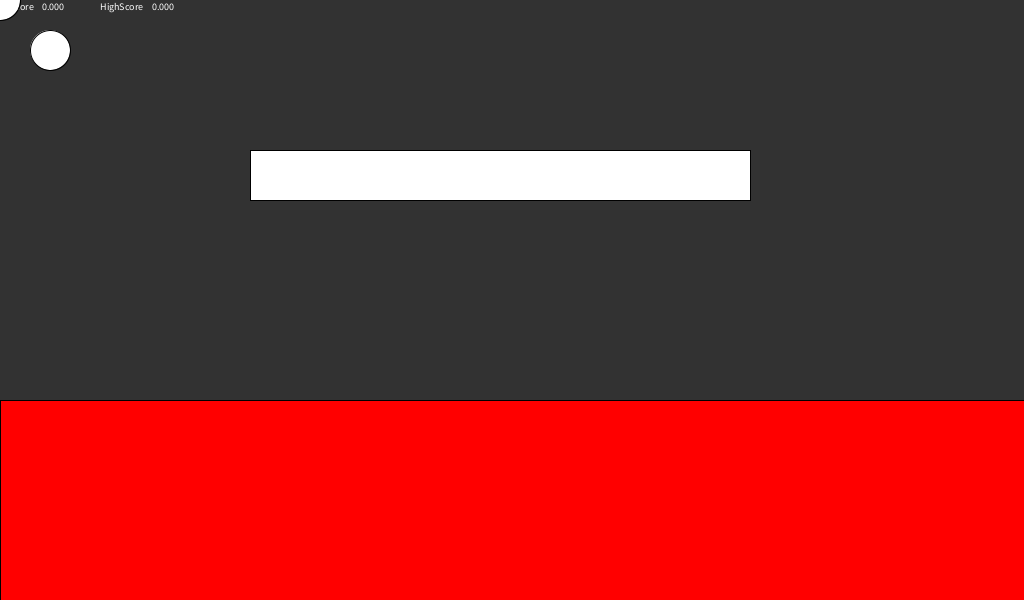
Frame 1 (no input)
Frame 60 (the mouse pressed at the canvas centre just before this capture): identical to frame 1, image omitted
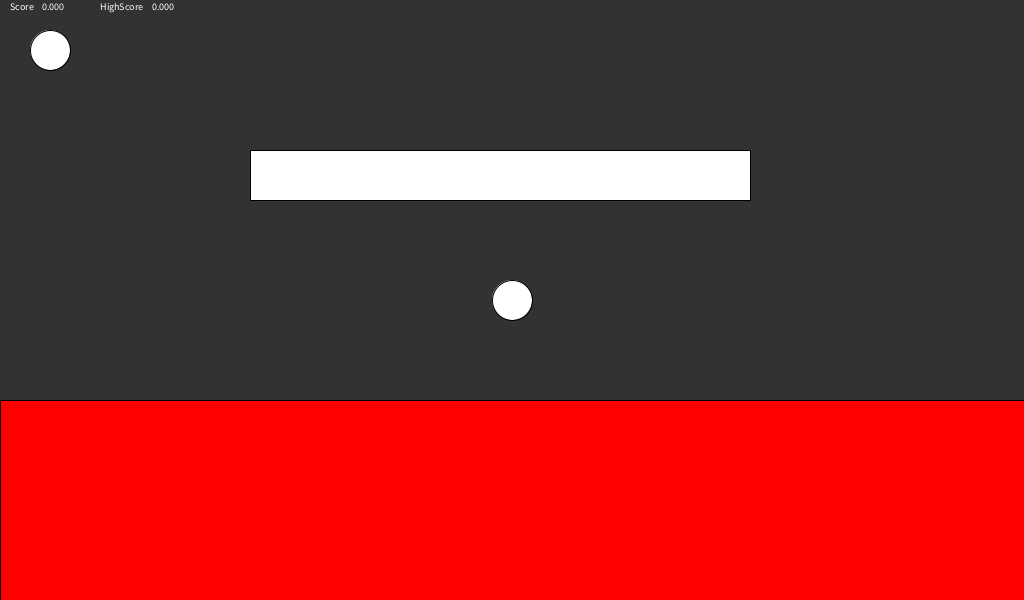
Frame 120 (the mouse held since frame 60 and released just before this capture)

The Processing sketch that drew these frames (run headless with seeded random() and noise(); from frame 60 on, the mouse is pressed at the canvas centre):

// Processing sketch: LavaBall
// ── LavaBall.pde
boolean showAll= true;
boolean showRectangle= true;
float skibidi = 250;
float tungtungtungsahur= 1;
float cubey = 50;
float cubex =500;
float bad_x = width/2;
float bad_y = height/2;
float ballradius = 20;
float speed_x = 0;
float speed_y = 0;
boolean isBouncingOffCursor = false;  
float timer = 0;
float HighScore = 0;
void setup()
{
  //fullScreen();
  size(1024, 600);
}

void draw()
{
  delay(100);
  background(50, 50, 50);
  
 
  bad_x += speed_x;
  bad_y += speed_y;
  
 
  float distToCursor = dist(bad_x, bad_y, mouseX, mouseY);
  if (distToCursor < ballradius) {
    if (!isBouncingOffCursor) {
      
      float angle = atan2(bad_y - mouseY, bad_x - mouseX);
      
      float magnitude = sqrt(speed_x * speed_x + speed_y * speed_y);  // Calculate current speed magnitude
      speed_x = cos(angle) * magnitude;
      speed_y = sin(angle) * magnitude;
      
      // Optionally add randomness to make it more unpredictable
      bad_x += random(-1, 1);
      bad_y += random(-1, 1);
      
      // Mark that the ball is bouncing off the cursor
      isBouncingOffCursor = true;
    }
  } else {
    // If the cursor is not in contact, keep bouncing off edges and maintain speed
    isBouncingOffCursor = false;
  }
  
 
  if (bad_x > width - ballradius || bad_x < ballradius) {
    speed_x = -speed_x;
  }
  if (bad_y > height - ballradius || bad_y < ballradius) {
    speed_y = -speed_y;
  }
 
  if (mouseX>width/4 && mouseX<width/4+500 && mouseY > height/4 && mouseY < height/4 + 50
){ 
    tungtungtungsahur= height/4-10;
    skibidi=240;
    cubex=520;
    cubey=70;}else{
      skibidi=250;
      cubex=500;
      cubey=50;
      tungtungtungsahur= height/4;}
  if (bad_y > 400){
    showAll = false;
    }
  textSize(10);
  text ( "Score", 10, 10);
  text ( timer, 40, 10);
  text ( "HighScore", 100, 10);
  text ( HighScore, 150, 10);
  if (showAll) {
  fill( 255, 255, 255);
  ellipse( mouseX, mouseY, ballradius*2, ballradius*2);
  ellipse(bad_x, bad_y, ballradius * 2, ballradius * 2);
  fill( 255, 0, 0);
  rect(0, 400, 1100, 200);
}else{
   textSize(50); 
   text ("You lost, you idiot.", width/2-250, 100);
   timer = timer+0;
   timer = 0;
   showRectangle = true;
  } 
 if (showRectangle) {
   fill( 255, 255, 255);
   rect(skibidi, tungtungtungsahur, cubex, cubey);
    if (mouseY>height/4 && mouseY<height/4+cubey && mouseX>skibidi && mouseX<skibidi+cubex){
    if (mousePressed == true){
    speed_x = 5 ;
    speed_y = 5;
    showRectangle = false;
    showAll = true;
    bad_x =15;
    bad_y =15;
  }}
  } else{timer = timer + 0.01;}
  // highscore and stuff
  if(timer > HighScore){
    HighScore = timer;}
  
}
